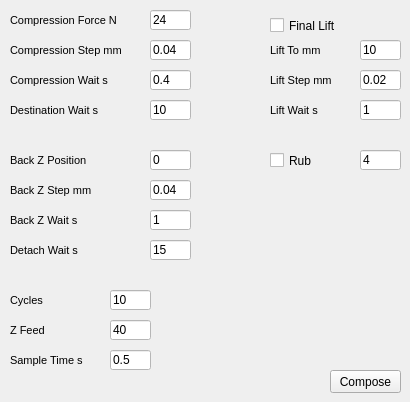
      <widget class="QWidget" name="tab_15">
       <attribute name="title">
        <string>CTFutek</string>
       </attribute>
       <widget class="QLineEdit" name="lineEdit_CTFutek_CompressionForce">
        <property name="geometry">
         <rect>
          <x>150</x>
          <y>10</y>
          <width>41</width>
          <height>20</height>
         </rect>
        </property>
        <property name="styleSheet">
         <string notr="true">background-color: rgb(255, 255, 255)</string>
        </property>
        <property name="text">
         <string>24</string>
        </property>
       </widget>
       <widget class="QLabel" name="label_IncrementSpeen_72">
        <property name="geometry">
         <rect>
          <x>10</x>
          <y>10</y>
          <width>121</width>
          <height>21</height>
         </rect>
        </property>
        <property name="font">
         <font>
          <pointsize>8</pointsize>
         </font>
        </property>
        <property name="text">
         <string>Compression Force N</string>
        </property>
        <property name="alignment">
         <set>Qt::AlignLeading|Qt::AlignLeft|Qt::AlignVCenter</set>
        </property>
       </widget>
       <widget class="QLabel" name="label_IncrementSpeen_73">
        <property name="geometry">
         <rect>
          <x>10</x>
          <y>150</y>
          <width>81</width>
          <height>21</height>
         </rect>
        </property>
        <property name="font">
         <font>
          <pointsize>8</pointsize>
         </font>
        </property>
        <property name="text">
         <string>Back Z Position</string>
        </property>
        <property name="alignment">
         <set>Qt::AlignLeading|Qt::AlignLeft|Qt::AlignVCenter</set>
        </property>
       </widget>
       <widget class="QLineEdit" name="lineEdit_CTFutek_BackZPosition">
        <property name="geometry">
         <rect>
          <x>150</x>
          <y>150</y>
          <width>41</width>
          <height>20</height>
         </rect>
        </property>
        <property name="styleSheet">
         <string notr="true">background-color: rgb(255, 255, 255)</string>
        </property>
        <property name="text">
         <string>0</string>
        </property>
       </widget>
       <widget class="QLabel" name="label_IncrementSpeen_74">
        <property name="geometry">
         <rect>
          <x>10</x>
          <y>40</y>
          <width>121</width>
          <height>21</height>
         </rect>
        </property>
        <property name="font">
         <font>
          <pointsize>8</pointsize>
         </font>
        </property>
        <property name="text">
         <string>Compression Step mm</string>
        </property>
        <property name="alignment">
         <set>Qt::AlignLeading|Qt::AlignLeft|Qt::AlignVCenter</set>
        </property>
       </widget>
       <widget class="QLineEdit" name="lineEdit_CTFutek_CompressionStep">
        <property name="geometry">
         <rect>
          <x>150</x>
          <y>40</y>
          <width>41</width>
          <height>20</height>
         </rect>
        </property>
        <property name="styleSheet">
         <string notr="true">background-color: rgb(255, 255, 255)</string>
        </property>
        <property name="text">
         <string>0.04</string>
        </property>
       </widget>
       <widget class="QLabel" name="label_IncrementSpeen_75">
        <property name="geometry">
         <rect>
          <x>10</x>
          <y>70</y>
          <width>121</width>
          <height>21</height>
         </rect>
        </property>
        <property name="font">
         <font>
          <pointsize>8</pointsize>
         </font>
        </property>
        <property name="text">
         <string>Compression Wait s</string>
        </property>
        <property name="alignment">
         <set>Qt::AlignLeading|Qt::AlignLeft|Qt::AlignVCenter</set>
        </property>
       </widget>
       <widget class="QLineEdit" name="lineEdit_CTFutek_CompressionWait">
        <property name="geometry">
         <rect>
          <x>150</x>
          <y>70</y>
          <width>41</width>
          <height>20</height>
         </rect>
        </property>
        <property name="styleSheet">
         <string notr="true">background-color: rgb(255, 255, 255)</string>
        </property>
        <property name="text">
         <string>0.4</string>
        </property>
       </widget>
       <widget class="QLineEdit" name="lineEdit_CTFutek_DestinationWait">
        <property name="geometry">
         <rect>
          <x>150</x>
          <y>100</y>
          <width>41</width>
          <height>20</height>
         </rect>
        </property>
        <property name="styleSheet">
         <string notr="true">background-color: rgb(255, 255, 255)</string>
        </property>
        <property name="text">
         <string>10</string>
        </property>
       </widget>
       <widget class="QLabel" name="label_IncrementSpeen_76">
        <property name="geometry">
         <rect>
          <x>10</x>
          <y>100</y>
          <width>131</width>
          <height>21</height>
         </rect>
        </property>
        <property name="font">
         <font>
          <pointsize>8</pointsize>
         </font>
        </property>
        <property name="text">
         <string>Destination Wait s</string>
        </property>
        <property name="alignment">
         <set>Qt::AlignLeading|Qt::AlignLeft|Qt::AlignVCenter</set>
        </property>
       </widget>
       <widget class="QLabel" name="label_IncrementSpeen_152">
        <property name="geometry">
         <rect>
          <x>10</x>
          <y>180</y>
          <width>81</width>
          <height>21</height>
         </rect>
        </property>
        <property name="font">
         <font>
          <pointsize>8</pointsize>
         </font>
        </property>
        <property name="text">
         <string>Back Z Step mm</string>
        </property>
        <property name="alignment">
         <set>Qt::AlignLeading|Qt::AlignLeft|Qt::AlignVCenter</set>
        </property>
       </widget>
       <widget class="QLineEdit" name="lineEdit_CTFutek_BackZStep">
        <property name="geometry">
         <rect>
          <x>150</x>
          <y>180</y>
          <width>41</width>
          <height>20</height>
         </rect>
        </property>
        <property name="styleSheet">
         <string notr="true">background-color: rgb(255, 255, 255)</string>
        </property>
        <property name="text">
         <string>0.04</string>
        </property>
       </widget>
       <widget class="QLineEdit" name="lineEdit_CTFutek_BackWait">
        <property name="geometry">
         <rect>
          <x>150</x>
          <y>210</y>
          <width>41</width>
          <height>20</height>
         </rect>
        </property>
        <property name="styleSheet">
         <string notr="true">background-color: rgb(255, 255, 255)</string>
        </property>
        <property name="text">
         <string>1</string>
        </property>
       </widget>
       <widget class="QLabel" name="label_IncrementSpeen_153">
        <property name="geometry">
         <rect>
          <x>10</x>
          <y>210</y>
          <width>81</width>
          <height>21</height>
         </rect>
        </property>
        <property name="font">
         <font>
          <pointsize>8</pointsize>
         </font>
        </property>
        <property name="text">
         <string>Back Z Wait s</string>
        </property>
        <property name="alignment">
         <set>Qt::AlignLeading|Qt::AlignLeft|Qt::AlignVCenter</set>
        </property>
       </widget>
       <widget class="QPushButton" name="button_ComposeCTFutek">
        <property name="geometry">
         <rect>
          <x>330</x>
          <y>370</y>
          <width>71</width>
          <height>23</height>
         </rect>
        </property>
        <property name="sizePolicy">
         <sizepolicy hsizetype="Fixed" vsizetype="Fixed">
          <horstretch>0</horstretch>
          <verstretch>0</verstretch>
         </sizepolicy>
        </property>
        <property name="maximumSize">
         <size>
          <width>200</width>
          <height>16777215</height>
         </size>
        </property>
        <property name="baseSize">
         <size>
          <width>0</width>
          <height>0</height>
         </size>
        </property>
        <property name="text">
         <string>Compose</string>
        </property>
       </widget>
       <widget class="QLineEdit" name="lineEdit_CTFutek_SampleTime">
        <property name="geometry">
         <rect>
          <x>110</x>
          <y>350</y>
          <width>41</width>
          <height>20</height>
         </rect>
        </property>
        <property name="styleSheet">
         <string notr="true">background-color: rgb(255, 255, 255)</string>
        </property>
        <property name="text">
         <string>0.5 </string>
        </property>
       </widget>
       <widget class="QLabel" name="label_IncrementSpeen_154">
        <property name="geometry">
         <rect>
          <x>10</x>
          <y>350</y>
          <width>81</width>
          <height>21</height>
         </rect>
        </property>
        <property name="font">
         <font>
          <pointsize>8</pointsize>
         </font>
        </property>
        <property name="text">
         <string>Sample Time s</string>
        </property>
        <property name="alignment">
         <set>Qt::AlignLeading|Qt::AlignLeft|Qt::AlignVCenter</set>
        </property>
       </widget>
       <widget class="QLabel" name="label_IncrementSpeen_155">
        <property name="geometry">
         <rect>
          <x>10</x>
          <y>320</y>
          <width>81</width>
          <height>21</height>
         </rect>
        </property>
        <property name="font">
         <font>
          <pointsize>8</pointsize>
         </font>
        </property>
        <property name="text">
         <string>Z Feed</string>
        </property>
        <property name="alignment">
         <set>Qt::AlignLeading|Qt::AlignLeft|Qt::AlignVCenter</set>
        </property>
       </widget>
       <widget class="QLineEdit" name="lineEdit_CTFutek_ZFeed">
        <property name="geometry">
         <rect>
          <x>110</x>
          <y>320</y>
          <width>41</width>
          <height>20</height>
         </rect>
        </property>
        <property name="styleSheet">
         <string notr="true">background-color: rgb(255, 255, 255)</string>
        </property>
        <property name="text">
         <string>40</string>
        </property>
       </widget>
       <widget class="QLineEdit" name="lineEdit_CTFutek_DetachWait">
        <property name="geometry">
         <rect>
          <x>150</x>
          <y>240</y>
          <width>41</width>
          <height>20</height>
         </rect>
        </property>
        <property name="styleSheet">
         <string notr="true">background-color: rgb(255, 255, 255)</string>
        </property>
        <property name="text">
         <string>15</string>
        </property>
       </widget>
       <widget class="QLabel" name="label_IncrementSpeen_77">
        <property name="geometry">
         <rect>
          <x>10</x>
          <y>240</y>
          <width>131</width>
          <height>21</height>
         </rect>
        </property>
        <property name="font">
         <font>
          <pointsize>8</pointsize>
         </font>
        </property>
        <property name="text">
         <string>Detach Wait s</string>
        </property>
        <property name="alignment">
         <set>Qt::AlignLeading|Qt::AlignLeft|Qt::AlignVCenter</set>
        </property>
       </widget>
       <widget class="QLineEdit" name="lineEdit_CTFutek_CompCycles">
        <property name="geometry">
         <rect>
          <x>110</x>
          <y>290</y>
          <width>41</width>
          <height>20</height>
         </rect>
        </property>
        <property name="styleSheet">
         <string notr="true">background-color: rgb(255, 255, 255)</string>
        </property>
        <property name="text">
         <string>10</string>
        </property>
       </widget>
       <widget class="QLabel" name="label_IncrementSpeen_78">
        <property name="geometry">
         <rect>
          <x>10</x>
          <y>290</y>
          <width>71</width>
          <height>21</height>
         </rect>
        </property>
        <property name="font">
         <font>
          <pointsize>8</pointsize>
         </font>
        </property>
        <property name="text">
         <string>Cycles</string>
        </property>
        <property name="alignment">
         <set>Qt::AlignLeading|Qt::AlignLeft|Qt::AlignVCenter</set>
        </property>
       </widget>
       <widget class="QCheckBox" name="checkBox_CTFutek_FinalLift">
        <property name="geometry">
         <rect>
          <x>270</x>
          <y>10</y>
          <width>91</width>
          <height>31</height>
         </rect>
        </property>
        <property name="text">
         <string>Final Lift</string>
        </property>
        <property name="checked">
         <bool>false</bool>
        </property>
       </widget>
       <widget class="QLineEdit" name="lineEdit_CTFutek_FinalLiftHeight">
        <property name="geometry">
         <rect>
          <x>360</x>
          <y>40</y>
          <width>41</width>
          <height>20</height>
         </rect>
        </property>
        <property name="styleSheet">
         <string notr="true">background-color: rgb(255, 255, 255)</string>
        </property>
        <property name="text">
         <string>10</string>
        </property>
       </widget>
       <widget class="QLabel" name="label_IncrementSpeen_79">
        <property name="geometry">
         <rect>
          <x>270</x>
          <y>40</y>
          <width>81</width>
          <height>21</height>
         </rect>
        </property>
        <property name="font">
         <font>
          <pointsize>8</pointsize>
         </font>
        </property>
        <property name="text">
         <string>Lift To mm</string>
        </property>
        <property name="alignment">
         <set>Qt::AlignLeading|Qt::AlignLeft|Qt::AlignVCenter</set>
        </property>
       </widget>
       <widget class="QLabel" name="label_IncrementSpeen_80">
        <property name="geometry">
         <rect>
          <x>270</x>
          <y>70</y>
          <width>81</width>
          <height>21</height>
         </rect>
        </property>
        <property name="font">
         <font>
          <pointsize>8</pointsize>
         </font>
        </property>
        <property name="text">
         <string>Lift Step mm</string>
        </property>
        <property name="alignment">
         <set>Qt::AlignLeading|Qt::AlignLeft|Qt::AlignVCenter</set>
        </property>
       </widget>
       <widget class="QLineEdit" name="lineEdit_CTFutek_FinalLiftStep">
        <property name="geometry">
         <rect>
          <x>360</x>
          <y>70</y>
          <width>41</width>
          <height>20</height>
         </rect>
        </property>
        <property name="styleSheet">
         <string notr="true">background-color: rgb(255, 255, 255)</string>
        </property>
        <property name="text">
         <string>0.02</string>
        </property>
       </widget>
       <widget class="QLabel" name="label_IncrementSpeen_81">
        <property name="geometry">
         <rect>
          <x>270</x>
          <y>100</y>
          <width>71</width>
          <height>21</height>
         </rect>
        </property>
        <property name="font">
         <font>
          <pointsize>8</pointsize>
         </font>
        </property>
        <property name="text">
         <string>Lift Wait s</string>
        </property>
        <property name="alignment">
         <set>Qt::AlignLeading|Qt::AlignLeft|Qt::AlignVCenter</set>
        </property>
       </widget>
       <widget class="QLineEdit" name="lineEdit_CTFutek_FinalLiftWait">
        <property name="geometry">
         <rect>
          <x>360</x>
          <y>100</y>
          <width>41</width>
          <height>20</height>
         </rect>
        </property>
        <property name="styleSheet">
         <string notr="true">background-color: rgb(255, 255, 255)</string>
        </property>
        <property name="text">
         <string>1</string>
        </property>
       </widget>
       <widget class="QCheckBox" name="checkBox_CTFutek_Rub">
        <property name="geometry">
         <rect>
          <x>270</x>
          <y>150</y>
          <width>91</width>
          <height>21</height>
         </rect>
        </property>
        <property name="text">
         <string>Rub</string>
        </property>
        <property name="checked">
         <bool>false</bool>
        </property>
       </widget>
       <widget class="QLineEdit" name="lineEdit_CTFutek_Rub">
        <property name="geometry">
         <rect>
          <x>360</x>
          <y>150</y>
          <width>41</width>
          <height>20</height>
         </rect>
        </property>
        <property name="styleSheet">
         <string notr="true">background-color: rgb(255, 255, 255)</string>
        </property>
        <property name="text">
         <string>4</string>
        </property>
       </widget>
      </widget>
